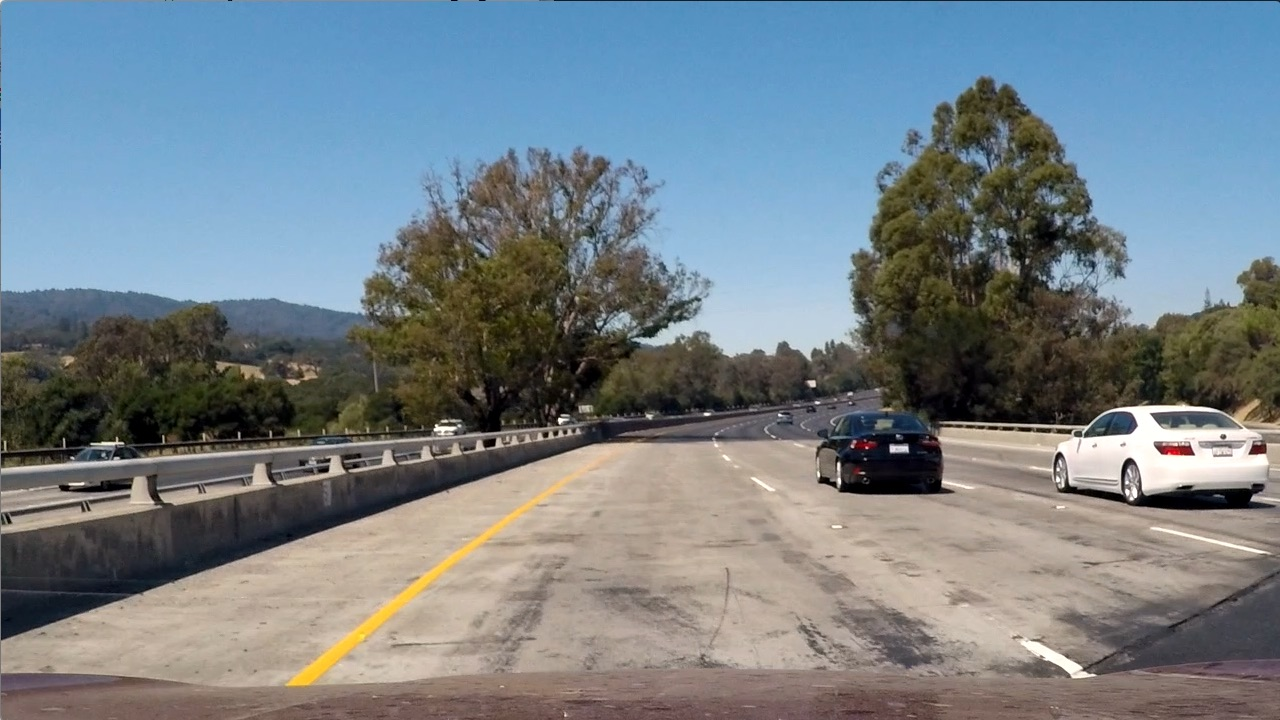
#> input picture test_images/test1.jpg, 1280 x 720 px; its folder holds only this picture in this run
$ python thresholding.py   (older library calls are emulated)
#> lines starting #> are read from the running program, lines starting #| are printed output that depends on the picture; after the words box and inside, x2 and y2 are one past the last pixel; in counts of white or black regions, pixels touching at a corner belong together
### camera_calibration.py
import argparse
import glob
import os
import pickle

import cv2
import matplotlib.pyplot as plt
import matplotlib
matplotlib.use("Qt5Agg")
import numpy as np

IMAGE_SHAPE_X = 1200
IMAGE_SHAPE_Y = 720
NUM_X_CORNERS = 9
NUM_Y_CORNERS = 6

# [45 lines left out: function calibrate_camera, not called in this run]


def undistort_image(img, params):
    mtx = params['mtx']
    dist = params['dist']
    image = cv2.undistort(img, mtx, dist, None, mtx)
    return image


# [5 lines left out: function save_calibration_data, not called in this run]


def load_calibration_data():
    params = pickle.load(open("./calibration.p", mode="rb"))
    return params


# [19 lines left out: function show_undistort, not called in this run]


# [11 lines that do not run on import are left out]

### perspective_transform.py
import argparse
import glob
import os

import cv2
import matplotlib.pyplot as plt
import numpy as np
import camera_calibration


def create_warp_mapping(img):
    """
    Creates source and destination coordinates for
    perspective transformation operation
    """
    img_shape = img.shape

    mid_vertical = img_shape[0] / 2
    mid_horizontal = img_shape[1] / 2

    mid_vertical_offset = 100
    bottom_vertical_offset = 30
    mid_horizontal_offset = 110
    bottom_horizontal_offset = 90

    middle_left = [(mid_horizontal - mid_horizontal_offset),
                   (mid_vertical + mid_vertical_offset)]
    middle_right = [(mid_horizontal + mid_horizontal_offset),
                    (mid_vertical + mid_vertical_offset)]
    bottom_left = [bottom_horizontal_offset,
                   (img_shape[0] - bottom_vertical_offset)]
    bottom_right = [(img_shape[1] - bottom_horizontal_offset),
                    (img_shape[0] - bottom_vertical_offset)]

    src = np.float32([middle_right, bottom_right, bottom_left, middle_left])
    dst = np.float32([[img_shape[1], 0], [img_shape[1], img_shape[0]], [0, img_shape[0]], [0, 0]])

    return src, dst


def apply_transform(img):
    """
    Calculates perspective transform matrix and warps the image
    """
    img_shape = (img.shape[1], img.shape[0])
    src, dst = create_warp_mapping(img)

    # Given src and dst points, calculate the perspective transform matrix
    M = cv2.getPerspectiveTransform(src, dst)

    # Calculate the inverse perspective transform
    Minv = cv2.getPerspectiveTransform(dst, src)

    # Warp the image using OpenCV warpPerspective()
    warped = cv2.warpPerspective(img, M, img_shape, flags=cv2.INTER_AREA)

    return warped, M, Minv


# [32 lines left out: function show_warp, not called in this run]


# [10 lines that do not run on import are left out]

### thresholding.py
import argparse
import glob
import os

import cv2
import matplotlib.image as mpimg
import matplotlib.pyplot as plt
import numpy as np

import camera_calibration
import perspective_transform


def abs_sobel_thresh(img, orient='x', thresh=(0, 255)):
    """
    Applies Sobel x or y, then takes an absolute
    value and applies a threshold.
    """
    # Convert to grayscale
    img = cv2.cvtColor(img, cv2.COLOR_RGB2GRAY)

    # Apply x or y gradient with the OpenCV Sobel() function and take the absolute value
    if orient == 'x':
        abs_sobel = np.absolute(cv2.Sobel(img, cv2.CV_64F, 1, 0))
    if orient == 'y':
        abs_sobel = np.absolute(cv2.Sobel(img, cv2.CV_64F, 0, 1))

    # Rescale to 8 bit integer
    scaled_sobel = np.uint8(255 * abs_sobel / np.max(abs_sobel))

    # Create a copy and apply the threshold
    binary_output = np.zeros_like(scaled_sobel)
    binary_output[(scaled_sobel >= thresh[0]) & (scaled_sobel <= thresh[1])] = 1

    # Return the binary image
    return binary_output


# [48 lines left out: functions mag_thresh, dir_threshold, not called in this run]


def color_threshold(img, hls_thresh=(0, 255), hsv_thresh=(0, 255)):
    hls = cv2.cvtColor(img, cv2.COLOR_RGB2HLS)
    s_channel = hls[:, :, 2]
    s_binary = np.zeros_like(s_channel)
    s_binary[(s_channel >= hls_thresh[0]) & (s_channel <= hls_thresh[1])] = 1

    hsv = cv2.cvtColor(img, cv2.COLOR_RGB2HSV)
    v_channel = hsv[:, :, 2]
    v_binary = np.zeros_like(v_channel)
    v_binary[(v_channel >= hsv_thresh[0]) & (v_channel <= hsv_thresh[1])] = 1

    output = np.zeros_like(s_channel)
    output[(s_binary == 1) & (v_binary == 1)] = 1
    return output


def gaussian_blur(img, kernel=5):
    blur = cv2.GaussianBlur(img, (kernel, kernel), 0)
    return blur


def process_imaging(img):
    """
    Run the sobel and color threshold functions with bitwise mapping,
    then returns gaussian blur of the result
    """
    sobel_x = abs_sobel_thresh(img, orient='x', thresh=(35, 255))
    sobel_y = abs_sobel_thresh(img, orient='y', thresh=(15, 255))
    sobel_binary = cv2.bitwise_and(sobel_x, sobel_y)

    color_binary = color_threshold(img, hls_thresh=(150, 255), hsv_thresh=(200, 255))

    processed_image = cv2.bitwise_or(sobel_binary, color_binary)

    processed_image = gaussian_blur(processed_image, kernel=9)

    return processed_image


def show_imaging(image_file, visualize=False, save_example=False):
#> called with image_file = './test_images/test1.jpg', visualize = False, save_example = False
    image = mpimg.imread(image_file)
#> image is the input picture: shape (720, 1280, 3); mean R, G, B 117.5, 128.7, 135.5

    # Undistort image
    params = camera_calibration.load_calibration_data()
#> (reads calibration.p from the repository)
    image = camera_calibration.undistort_image(image, params)
#> in undistort_image, `image = cv2.undistort(img, mtx, dist, None, mtx)`:
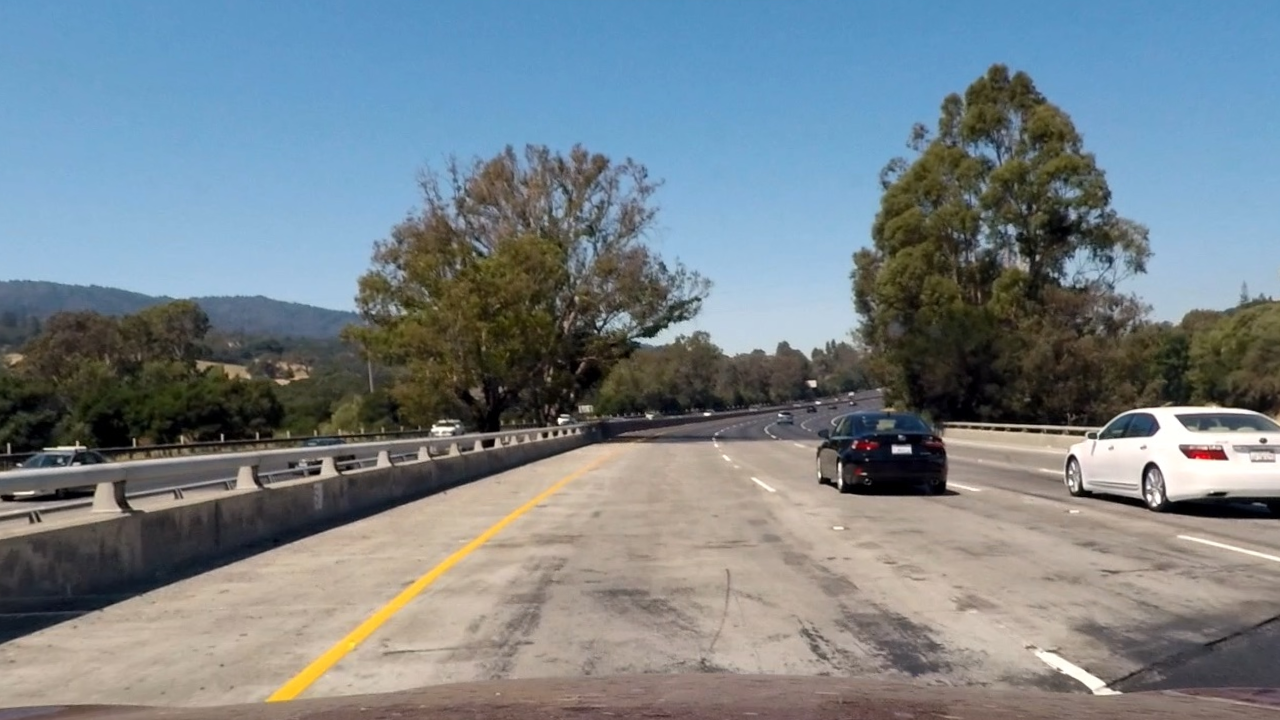
#> image: shape (720, 1280, 3); mean R, G, B 119.3, 130, 136.2

    # Perspective transform
    image, M, Minv = perspective_transform.apply_transform(image)
#> in apply_transform, `src, dst = create_warp_mapping(img)`: src = [[750, 460], [1190, 690], [90, 690], [530, 460]]; dst = [[1280, 0], [1280, 720], [0, 720], [0, 0]]
#> in apply_transform, `M = cv2.getPerspectiveTransform(src, dst)`: M = [[-0.831, -1.59, 1171.9], [-5.73e-16, -2.24, 1028.6], [-8.67e-19, -0.00248, 1]]
#> in apply_transform, `Minv = cv2.getPerspectiveTransform(dst, src)`: Minv = [[0.172, -0.711, 530], [0, -0.447, 460], [0, -0.00111, 1]]
#> in apply_transform, `warped = cv2.warpPerspective(img, M, img_shape, flags=cv2.INTER_AREA)`:
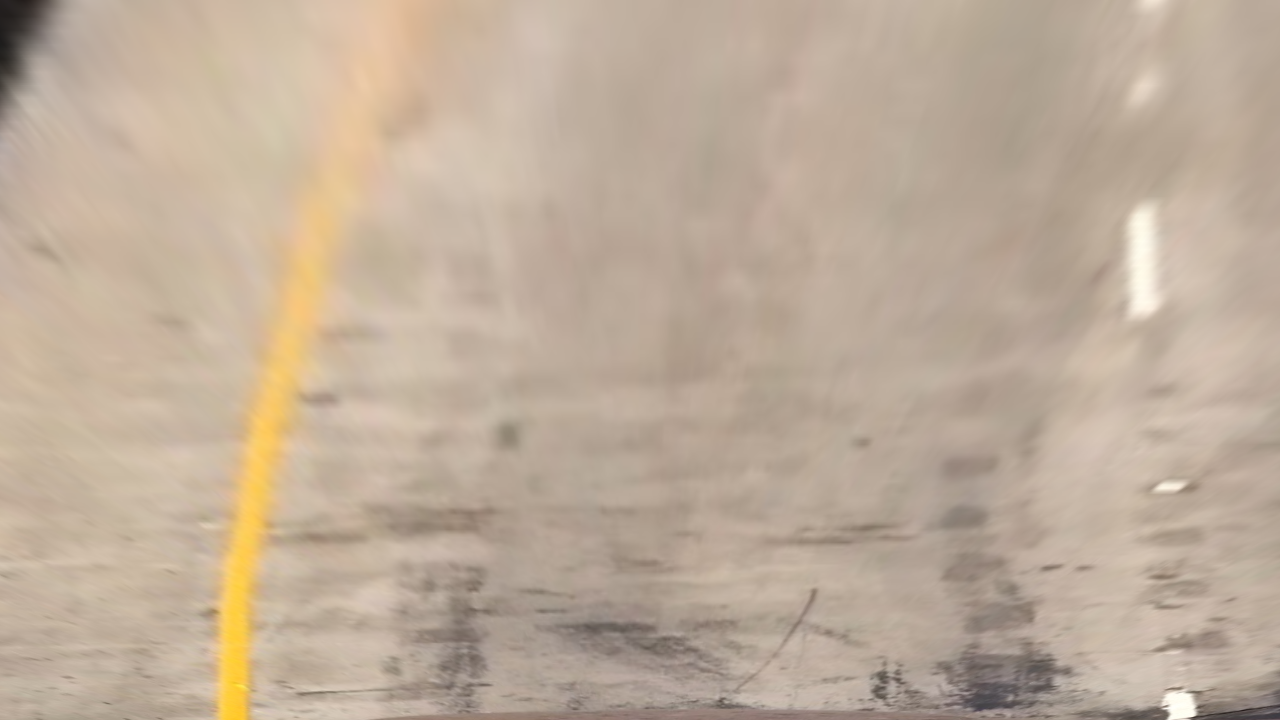
#> warped: shape (720, 1280, 3); mean R, G, B 190.6, 172.7, 154.2

    # Apply sobel and color thresholding
    processed_image = process_imaging(image)
#> in process_imaging, `sobel_x = abs_sobel_thresh(img, orient='x', thresh=(35, 255))`:
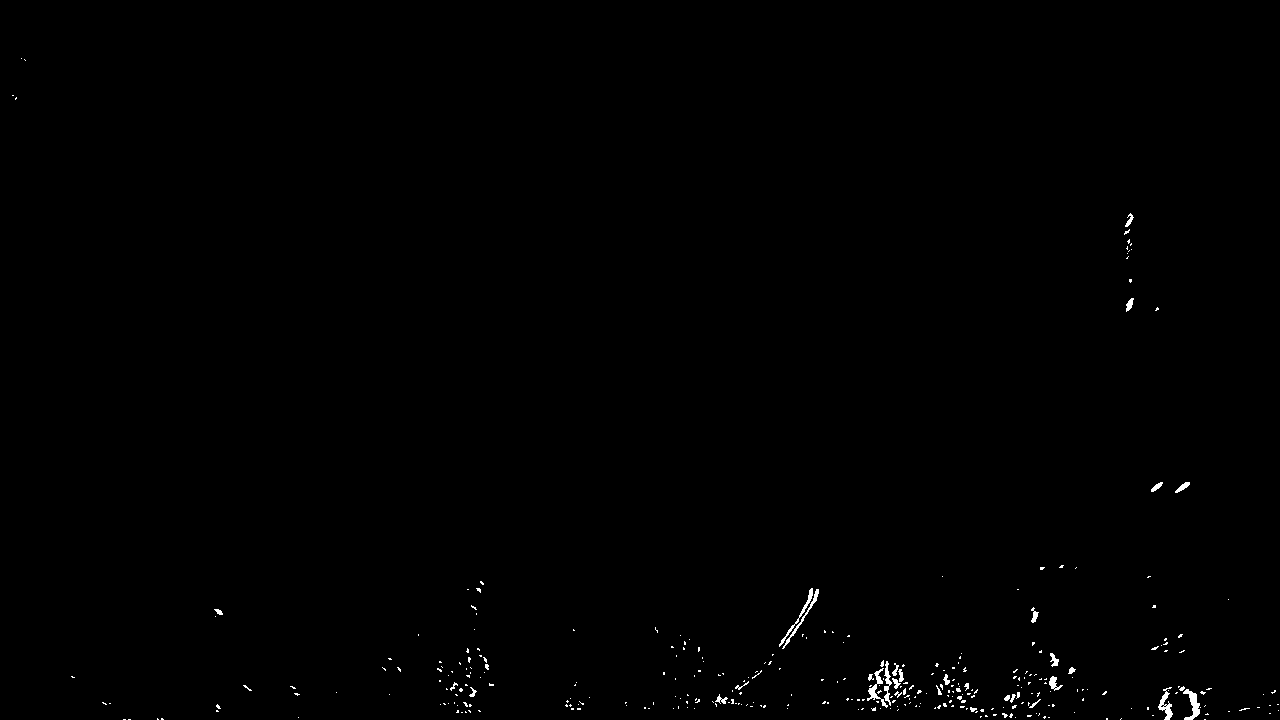
#> sobel_x: shape (720, 1280); values 0 (black) and 1 (white), 0.41% white in thin lines or dots
#> in process_imaging, `sobel_y = abs_sobel_thresh(img, orient='y', thresh=(15, 255))`: sobel_y: shape (720, 1280); values 0 (black) and 1 (white), 2.5% white; 810 white regions (615 under 20 px), largest, box (x1, y1, x2, y2) and area: (665, 680, 964, 714) 1954, (1172, 698, 1280, 719) 789, (927, 696, 1068, 719) 753
#> in process_imaging, `sobel_binary = cv2.bitwise_and(sobel_x, sobel_y)`: sobel_binary: shape (720, 1280); values 0 (black) and 1 (white), 0.2% white in thin lines or dots, all inside (x1, y1, x2, y2) = (71, 309, 1279, 719)
#> in color_threshold, `hls = cv2.cvtColor(img, cv2.COLOR_RGB2HLS)`: hls: shape (720, 1280, 3); mean of channels 0, 1, 2 15.1, 172.6, 59.5
#> in color_threshold, `hsv = cv2.cvtColor(img, cv2.COLOR_RGB2HSV)`: hsv: shape (720, 1280, 3); mean H, S, V 15.1, 47.8, 190.6
#> in process_imaging, `color_binary = color_threshold(img, hls_thresh=(150, 255), hsv_thresh=..`: color_binary: shape (720, 1280); values 0 (black) and 1 (white), 2.7% white; 8 white regions (2 under 20 px), largest, box (x1, y1, x2, y2) and area: (214, 101, 365, 720) 22082, (1133, 214, 1155, 311) 1469, (355, 60, 385, 97) 602, (1165, 693, 1194, 720) 534, (1159, 485, 1180, 489) 66, (376, 49, 383, 55) 23
#> in process_imaging, `processed_image = cv2.bitwise_or(sobel_binary, color_binary)`: processed_image: shape (720, 1280); values 0 (black) and 1 (white), 2.9% white; 310 white regions (293 under 20 px), largest, box (x1, y1, x2, y2) and area: (214, 101, 365, 720) 22098, (1133, 214, 1155, 311) 1469, (1158, 687, 1200, 720) 816
#> in gaussian_blur, `blur = cv2.GaussianBlur(img, (kernel, kernel), 0)`:
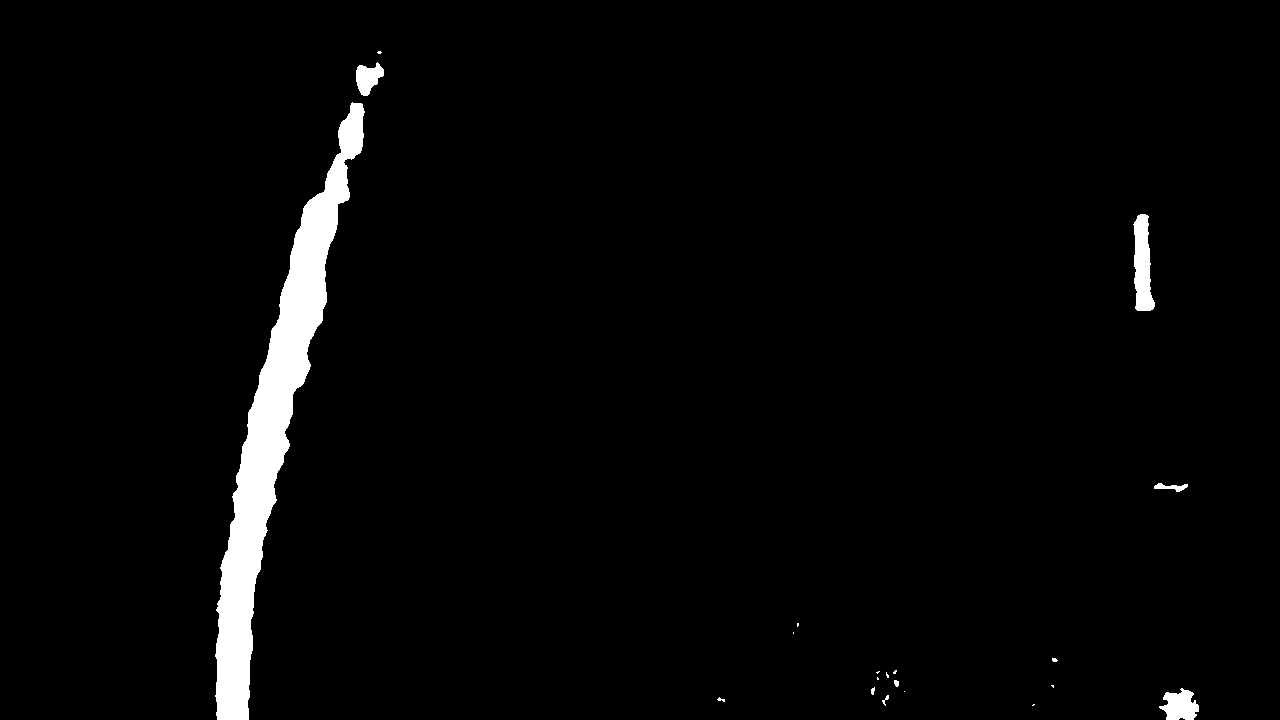
#> blur: shape (720, 1280); values 0 (black) and 1 (white), 2.7% white; 20 white regions (11 under 20 px), largest, box (x1, y1, x2, y2) and area: (215, 102, 365, 720) 22079, (1133, 214, 1155, 311) 1456, (1159, 688, 1199, 720) 856

    # Plot the result
    f, (ax1, ax2) = plt.subplots(1, 2, figsize=(14, 7))
    ax1.imshow(image)
    ax1.set_title("Original Image", fontsize=24)
    ax2.imshow(processed_image, cmap="gray")
    ax2.set_title("Processed Image", fontsize=24)
    if visualize:
        plt.show(block=True)
    if save_example:
        save_file_name = "imaging_{}".format(os.path.basename(image_file.replace(".jpg", ".png")))
        save_location = "./output_images/{}".format(save_file_name)
        f.savefig(save_location, bbox_inches="tight")


if __name__ == '__main__':
    parser = argparse.ArgumentParser(description="Thresholding methods for Lane Finding")
    parser.add_argument("-show", action="store_true", help="Visualize imaging process")
    parser.add_argument("-save", action="store_true", help="Save processed image")
    results = parser.parse_args()
    visualize = bool(results.show)
    save_examples = bool(results.save)
    images = glob.glob("./test_images/test*.jpg")
    for file_name in images:
        show_imaging(file_name, visualize, save_examples)
